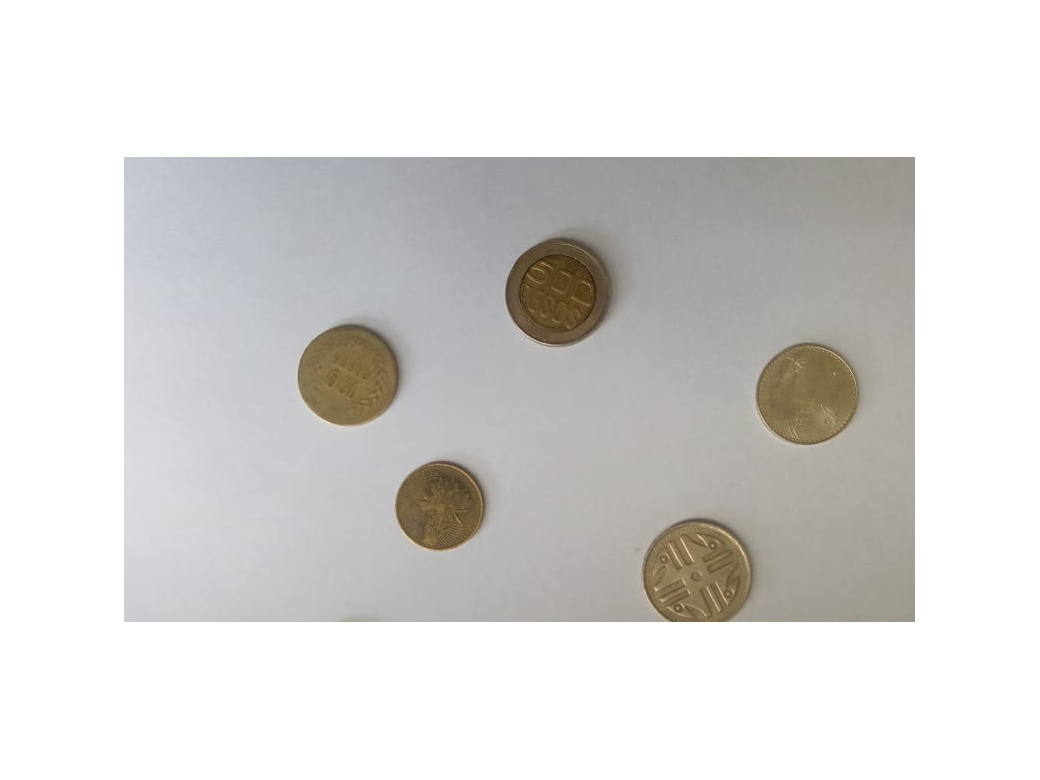
#> input picture Images/Moneda.png, 1040 x 780 px, found by its file name
$ python Conteo2.py
#> lines starting #> are read from the running program, lines starting #| are printed output that depends on the picture; after the words box and inside, x2 and y2 are one past the last pixel; in counts of white or black regions, pixels touching at a corner belong together
import cv2


imagen = cv2.imread('Images/Moneda.png')
#> imagen is the input picture: shape (780, 1040, 3); mean B, G, R 215.4, 217.1, 218.3

grises = cv2.cvtColor(imagen, cv2.COLOR_BGR2GRAY)
HSVimage = cv2.cvtColor(imagen, cv2.COLOR_BGR2HSV)
#> HSVimage: shape (780, 1040, 3); mean H, S, V 27, 9.1, 219.3


cv2.imshow("Gris",grises)
cv2.waitKey(0)


H=HSVimage[:,:,0]
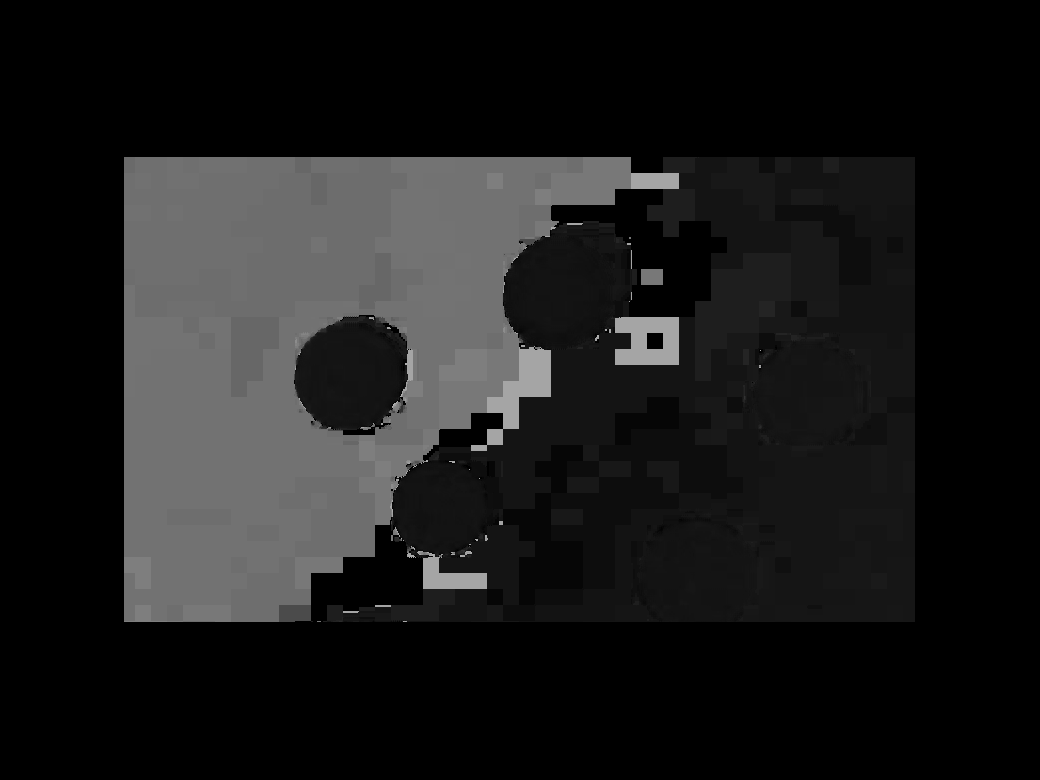
#> H: shape (780, 1040); min 0, max 177, mean 27

cv2.imshow("H",H)
cv2.waitKey(0)

S=HSVimage[:,:,1]
cv2.imshow("S",S)
cv2.waitKey(0)

V=HSVimage[:,:,2]
cv2.imshow("V",V)
cv2.waitKey(0)


_,binarizada =  cv2.threshold(S, 140, 255, cv2.THRESH_OTSU)
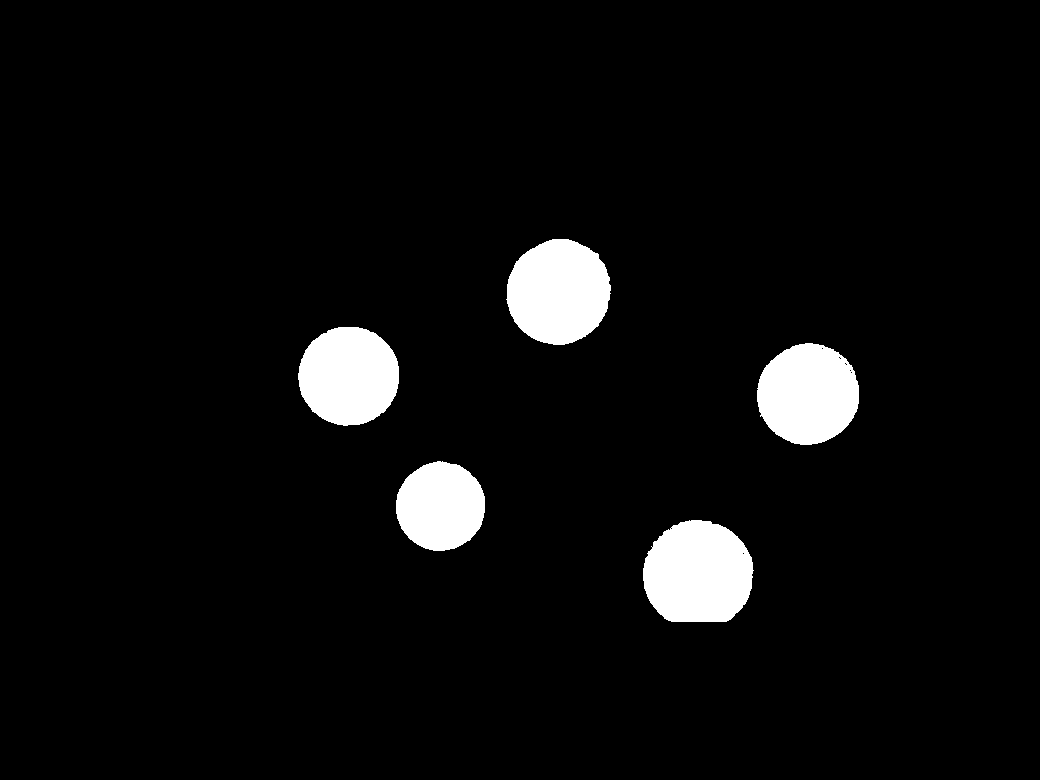
#> binarizada: shape (780, 1040); 4.9% white; 5 white regions, box (x1, y1, x2, y2) and area: (643, 520, 754, 622) 9164, (506, 239, 611, 345) 8604, (757, 343, 859, 445) 8109, (298, 327, 399, 426) 7882, (396, 461, 485, 551) 6239

cv2.imshow('binarizada', binarizada)
cv2.waitKey(0)

kernel = cv2.getStructuringElement(cv2.MORPH_RECT,(3, 3))
dilated = cv2.dilate(binarizada,kernel)
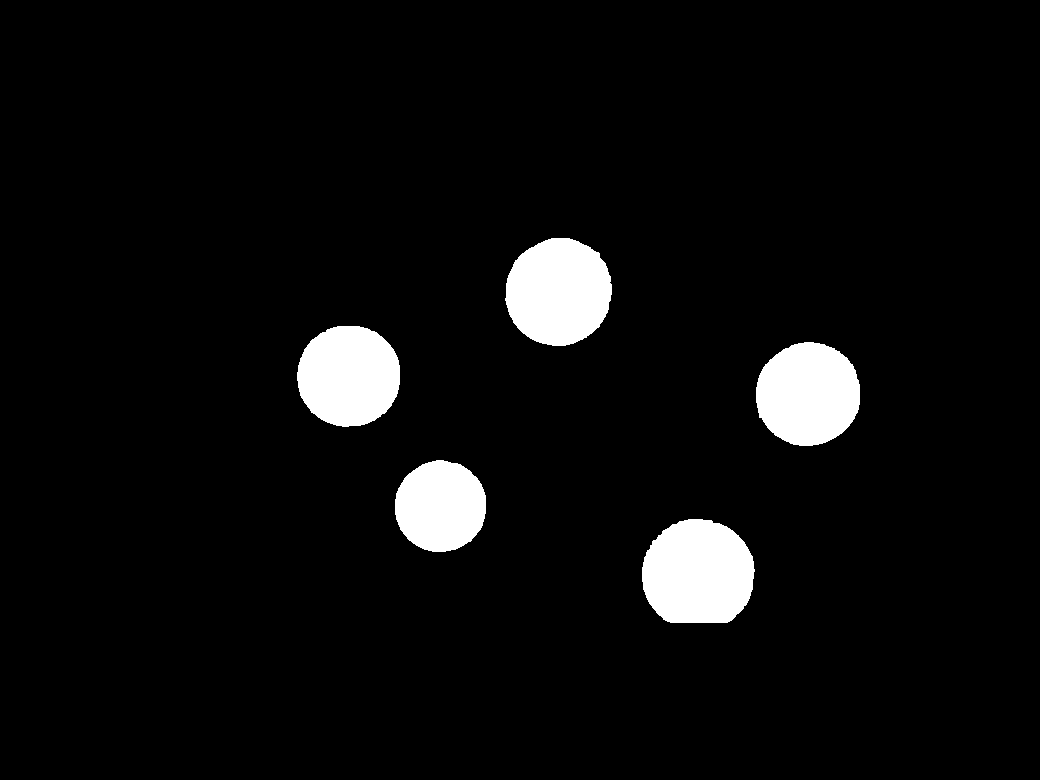
#> dilated: shape (780, 1040); 5.2% white; 5 white regions, box (x1, y1, x2, y2) and area: (642, 519, 755, 623) 9605, (505, 238, 612, 346) 9034, (756, 342, 860, 446) 8532, (297, 326, 400, 427) 8286, (395, 460, 486, 552) 6602


cv2.imshow('dilated', dilated)
cv2.waitKey(0)

filtrada= cv2.medianBlur(dilated, 3)
#> filtrada: shape (780, 1040); 5.2% white; 5 white regions
cv2.imshow('filtrada', filtrada)
cv2.waitKey(0)

contornos,_ = cv2.findContours(filtrada, cv2.RETR_EXTERNAL, cv2.CHAIN_APPROX_SIMPLE)
#> contornos = 5 contours; box (x1, y1, x2, y2) and area: (642, 519, 755, 623) 9442, (505, 238, 612, 346) 8880, (756, 342, 860, 446) 8382, (297, 326, 400, 427) 8138, (395, 460, 486, 552) 6471
font = cv2.FONT_HERSHEY_SIMPLEX

mensaje = 'Numero de Objetos:' + str(len(contornos))
#> mensaje = 'Numero de Objetos:5'
cv2.putText(imagen,mensaje,(10,50),font,0.75,
    (255,0,0),2,cv2.LINE_AA)
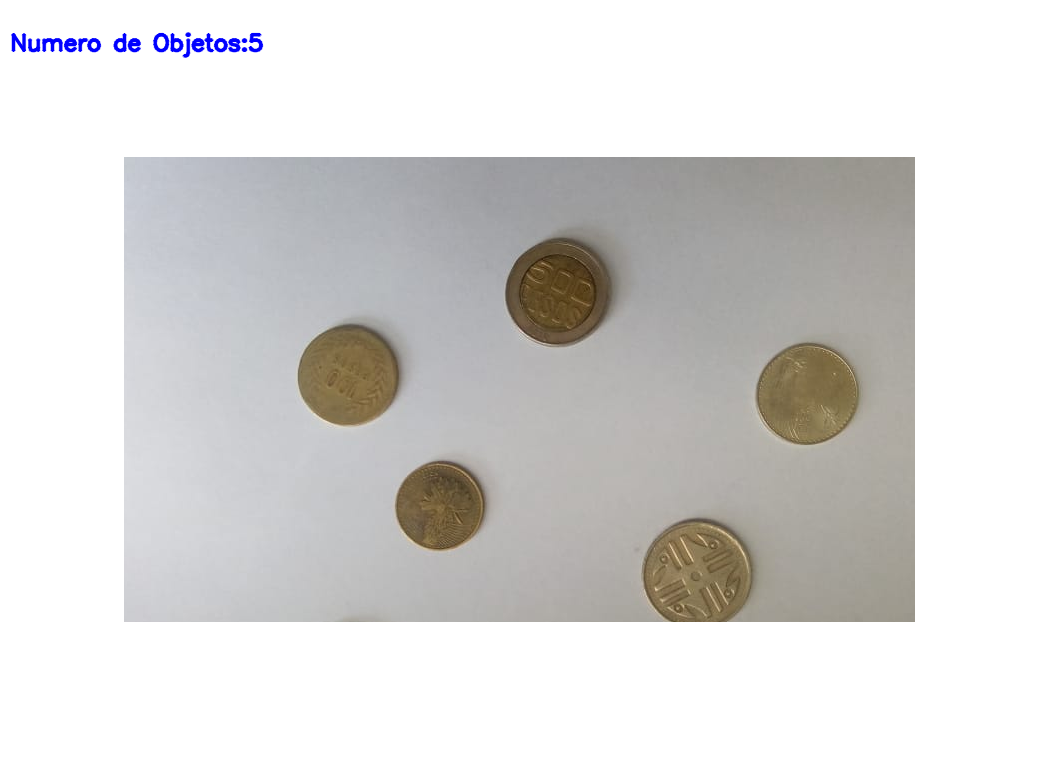
#> imagen: shape (780, 1040, 3); 0.38% of pixels changed, all inside (x1, y1, x2, y2) = (10, 32, 264, 58)
for c in contornos:
  cv2.drawContours(imagen, [c], 0, (255,0,0),2)
  cv2.imshow('Imagen', imagen)
  cv2.waitKey(0)
#> this loop made 5 passes
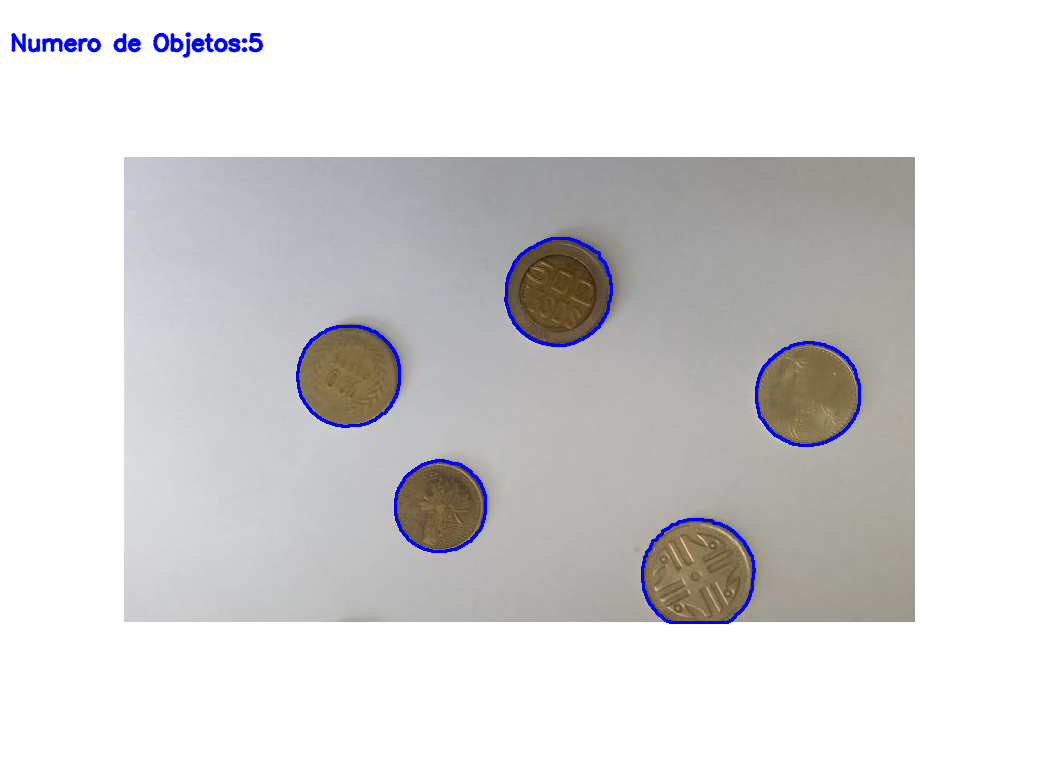
#> imagen: shape (780, 1040, 3); 0.68% of pixels changed, all inside (x1, y1, x2, y2) = (296, 237, 861, 624)

cv2.destroyAllWindows()

$ run again, with Images/imgp2.png copied over Images/Moneda.png
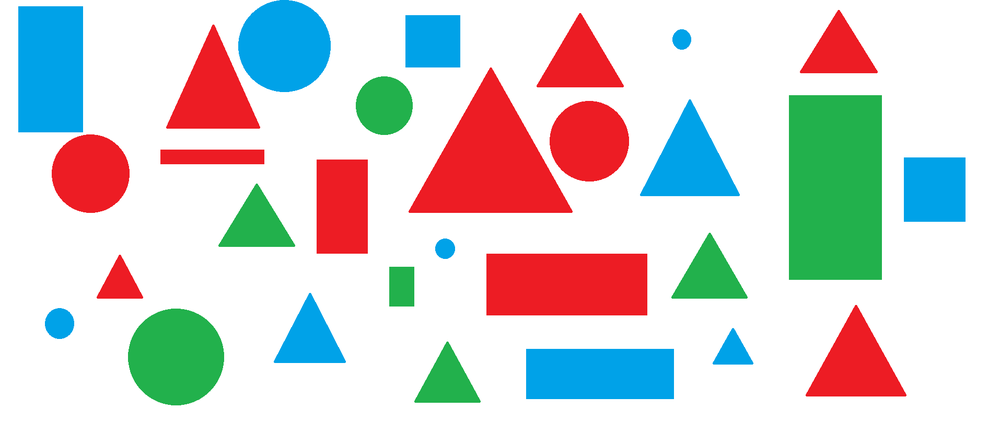
#> input picture Images/imgp2.png, 1000 x 431 px, shrunk from 1914 x 824 before the run, found by its file name
#> imagen is the input picture: shape (431, 1000, 3); mean B, G, R 210.1, 211.1, 211.5
#> HSVimage: shape (431, 1000, 3); mean H, S, V 39.6, 68.7, 244.2
#> `_,binarizada =  cv2.threshold(S, 140, 255, cv2.THRESH_OTSU)`:
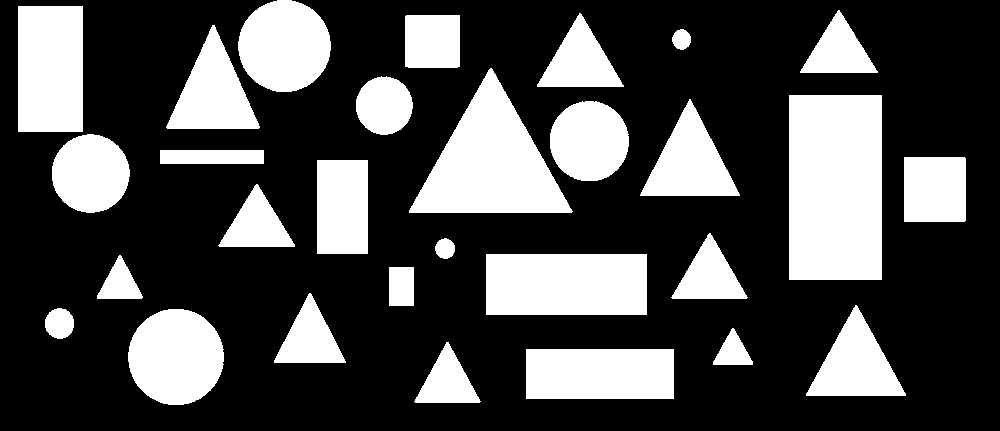
#> binarizada: shape (431, 1000); 30% white; 29 white regions, largest, box (x1, y1, x2, y2) and area: (789, 95, 882, 280) 17205, (409, 68, 573, 213) 12173, (486, 254, 647, 315) 9821
#> dilated: shape (431, 1000); 32% white; 29 white regions, largest, box (x1, y1, x2, y2) and area: (788, 94, 883, 281) 17765, (408, 67, 574, 214) 12795, (485, 253, 648, 316) 10269
#> filtrada: shape (431, 1000); 32% white; 28 white regions
#> contornos = 28 contours; largest, box (x1, y1, x2, y2) and area: (788, 94, 883, 281) 17482, (17, 5, 131, 214) 13381, (408, 67, 574, 214) 12564, (485, 253, 648, 316) 10042, (525, 348, 675, 400) 7597
#> mensaje = 'Numero de Objetos:28'
#> the loop `for c in contornos:` made 28 passes
#> after the loop `for c in contornos:`:
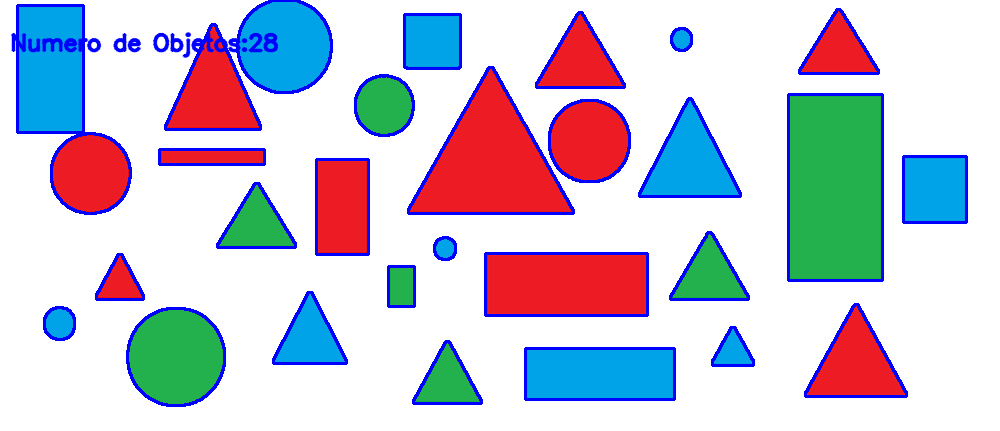
#> imagen: shape (431, 1000, 3); mean B, G, R 212.8, 198.1, 198.6
